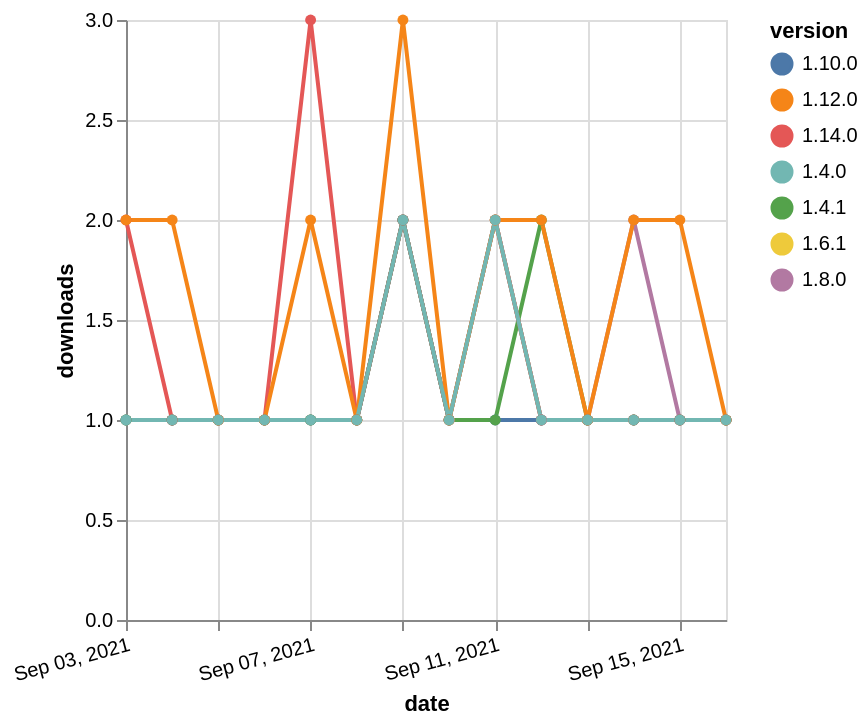

Describe this chart as a Vega-Lite specification.
### Vega-Lite specification from a JSON file in a GitHub repository (floating-point values rounded to 4 significant figures)
{"$schema": "https://vega.github.io/schema/vega-lite/v5.json", "description": "A simple bar chart with embedded data.", "data": {"values": [{"date": "2021-09-03", "total": 241, "delta": 1, "version": "1.6.1"}, {"date": "2021-09-04", "total": 242, "delta": 1, "version": "1.6.1"}, {"date": "2021-09-05", "total": 243, "delta": 1, "version": "1.6.1"}, {"date": "2021-09-06", "total": 244, "delta": 1, "version": "1.6.1"}, {"date": "2021-09-07", "total": 245, "delta": 1, "version": "1.6.1"}, {"date": "2021-09-08", "total": 246, "delta": 1, "version": "1.6.1"}, {"date": "2021-09-09", "total": 248, "delta": 2, "version": "1.6.1"}, {"date": "2021-09-10", "total": 249, "delta": 1, "version": "1.6.1"}, {"date": "2021-09-11", "total": 251, "delta": 2, "version": "1.6.1"}, {"date": "2021-09-12", "total": 252, "delta": 1, "version": "1.6.1"}, {"date": "2021-09-13", "total": 253, "delta": 1, "version": "1.6.1"}, {"date": "2021-09-14", "total": 254, "delta": 1, "version": "1.6.1"}, {"date": "2021-09-15", "total": 255, "delta": 1, "version": "1.6.1"}, {"date": "2021-09-16", "total": 256, "delta": 1, "version": "1.6.1"}, {"date": "2021-09-03", "total": 354, "delta": 1, "version": "1.8.0"}, {"date": "2021-09-04", "total": 355, "delta": 1, "version": "1.8.0"}, {"date": "2021-09-05", "total": 356, "delta": 1, "version": "1.8.0"}, {"date": "2021-09-06", "total": 357, "delta": 1, "version": "1.8.0"}, {"date": "2021-09-07", "total": 358, "delta": 1, "version": "1.8.0"}, {"date": "2021-09-08", "total": 359, "delta": 1, "version": "1.8.0"}, {"date": "2021-09-09", "total": 361, "delta": 2, "version": "1.8.0"}, {"date": "2021-09-10", "total": 362, "delta": 1, "version": "1.8.0"}, {"date": "2021-09-11", "total": 364, "delta": 2, "version": "1.8.0"}, {"date": "2021-09-12", "total": 365, "delta": 1, "version": "1.8.0"}, {"date": "2021-09-13", "total": 366, "delta": 1, "version": "1.8.0"}, {"date": "2021-09-14", "total": 368, "delta": 2, "version": "1.8.0"}, {"date": "2021-09-15", "total": 369, "delta": 1, "version": "1.8.0"}, {"date": "2021-09-16", "total": 370, "delta": 1, "version": "1.8.0"}, {"date": "2021-09-03", "total": 215, "delta": 1, "version": "1.10.0"}, {"date": "2021-09-04", "total": 216, "delta": 1, "version": "1.10.0"}, {"date": "2021-09-05", "total": 217, "delta": 1, "version": "1.10.0"}, {"date": "2021-09-06", "total": 218, "delta": 1, "version": "1.10.0"}, {"date": "2021-09-07", "total": 219, "delta": 1, "version": "1.10.0"}, {"date": "2021-09-08", "total": 220, "delta": 1, "version": "1.10.0"}, {"date": "2021-09-09", "total": 222, "delta": 2, "version": "1.10.0"}, {"date": "2021-09-10", "total": 223, "delta": 1, "version": "1.10.0"}, {"date": "2021-09-11", "total": 224, "delta": 1, "version": "1.10.0"}, {"date": "2021-09-12", "total": 225, "delta": 1, "version": "1.10.0"}, {"date": "2021-09-13", "total": 226, "delta": 1, "version": "1.10.0"}, {"date": "2021-09-14", "total": 227, "delta": 1, "version": "1.10.0"}, {"date": "2021-09-15", "total": 228, "delta": 1, "version": "1.10.0"}, {"date": "2021-09-16", "total": 229, "delta": 1, "version": "1.10.0"}, {"date": "2021-09-03", "total": 297, "delta": 1, "version": "1.4.1"}, {"date": "2021-09-04", "total": 298, "delta": 1, "version": "1.4.1"}, {"date": "2021-09-05", "total": 299, "delta": 1, "version": "1.4.1"}, {"date": "2021-09-06", "total": 300, "delta": 1, "version": "1.4.1"}, {"date": "2021-09-07", "total": 301, "delta": 1, "version": "1.4.1"}, {"date": "2021-09-08", "total": 302, "delta": 1, "version": "1.4.1"}, {"date": "2021-09-09", "total": 304, "delta": 2, "version": "1.4.1"}, {"date": "2021-09-10", "total": 305, "delta": 1, "version": "1.4.1"}, {"date": "2021-09-11", "total": 306, "delta": 1, "version": "1.4.1"}, {"date": "2021-09-12", "total": 308, "delta": 2, "version": "1.4.1"}, {"date": "2021-09-13", "total": 309, "delta": 1, "version": "1.4.1"}, {"date": "2021-09-14", "total": 310, "delta": 1, "version": "1.4.1"}, {"date": "2021-09-15", "total": 311, "delta": 1, "version": "1.4.1"}, {"date": "2021-09-16", "total": 312, "delta": 1, "version": "1.4.1"}, {"date": "2021-09-03", "total": 168, "delta": 2, "version": "1.14.0"}, {"date": "2021-09-04", "total": 169, "delta": 1, "version": "1.14.0"}, {"date": "2021-09-05", "total": 170, "delta": 1, "version": "1.14.0"}, {"date": "2021-09-06", "total": 171, "delta": 1, "version": "1.14.0"}, {"date": "2021-09-07", "total": 174, "delta": 3, "version": "1.14.0"}, {"date": "2021-09-08", "total": 175, "delta": 1, "version": "1.14.0"}, {"date": "2021-09-09", "total": 177, "delta": 2, "version": "1.14.0"}, {"date": "2021-09-10", "total": 178, "delta": 1, "version": "1.14.0"}, {"date": "2021-09-11", "total": 180, "delta": 2, "version": "1.14.0"}, {"date": "2021-09-12", "total": 181, "delta": 1, "version": "1.14.0"}, {"date": "2021-09-13", "total": 182, "delta": 1, "version": "1.14.0"}, {"date": "2021-09-14", "total": 183, "delta": 1, "version": "1.14.0"}, {"date": "2021-09-15", "total": 184, "delta": 1, "version": "1.14.0"}, {"date": "2021-09-16", "total": 185, "delta": 1, "version": "1.14.0"}, {"date": "2021-09-03", "total": 330, "delta": 2, "version": "1.12.0"}, {"date": "2021-09-04", "total": 332, "delta": 2, "version": "1.12.0"}, {"date": "2021-09-05", "total": 333, "delta": 1, "version": "1.12.0"}, {"date": "2021-09-06", "total": 334, "delta": 1, "version": "1.12.0"}, {"date": "2021-09-07", "total": 336, "delta": 2, "version": "1.12.0"}, {"date": "2021-09-08", "total": 337, "delta": 1, "version": "1.12.0"}, {"date": "2021-09-09", "total": 340, "delta": 3, "version": "1.12.0"}, {"date": "2021-09-10", "total": 341, "delta": 1, "version": "1.12.0"}, {"date": "2021-09-11", "total": 343, "delta": 2, "version": "1.12.0"}, {"date": "2021-09-12", "total": 345, "delta": 2, "version": "1.12.0"}, {"date": "2021-09-13", "total": 346, "delta": 1, "version": "1.12.0"}, {"date": "2021-09-14", "total": 348, "delta": 2, "version": "1.12.0"}, {"date": "2021-09-15", "total": 350, "delta": 2, "version": "1.12.0"}, {"date": "2021-09-16", "total": 351, "delta": 1, "version": "1.12.0"}, {"date": "2021-09-03", "total": 281, "delta": 1, "version": "1.4.0"}, {"date": "2021-09-04", "total": 282, "delta": 1, "version": "1.4.0"}, {"date": "2021-09-05", "total": 283, "delta": 1, "version": "1.4.0"}, {"date": "2021-09-06", "total": 284, "delta": 1, "version": "1.4.0"}, {"date": "2021-09-07", "total": 285, "delta": 1, "version": "1.4.0"}, {"date": "2021-09-08", "total": 286, "delta": 1, "version": "1.4.0"}, {"date": "2021-09-09", "total": 288, "delta": 2, "version": "1.4.0"}, {"date": "2021-09-10", "total": 289, "delta": 1, "version": "1.4.0"}, {"date": "2021-09-11", "total": 291, "delta": 2, "version": "1.4.0"}, {"date": "2021-09-12", "total": 292, "delta": 1, "version": "1.4.0"}, {"date": "2021-09-13", "total": 293, "delta": 1, "version": "1.4.0"}, {"date": "2021-09-14", "total": 294, "delta": 1, "version": "1.4.0"}, {"date": "2021-09-15", "total": 295, "delta": 1, "version": "1.4.0"}, {"date": "2021-09-16", "total": 296, "delta": 1, "version": "1.4.0"}]}, "width": "container", "mark": {"type": "line", "point": {"filled": true}}, "encoding": {"x": {"field": "date", "type": "temporal", "timeUnit": "yearmonthdate", "title": "date", "axis": {"labelAngle": -15}}, "y": {"field": "delta", "type": "quantitative", "title": "downloads"}, "color": {"field": "version", "type": "nominal"}, "tooltip": {"field": "delta"}}}
